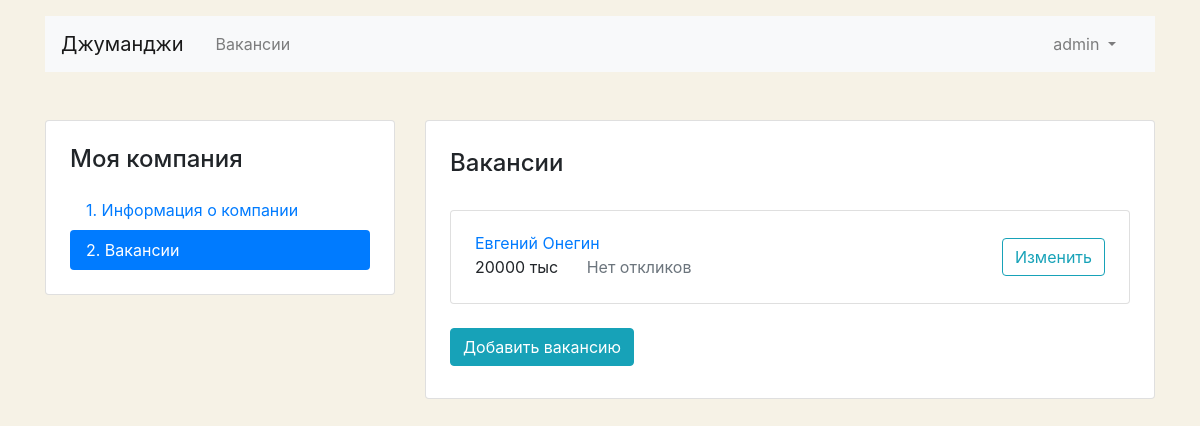
/mycompany/vacancies/ (signed in), run on an earlier commit of the app's database.
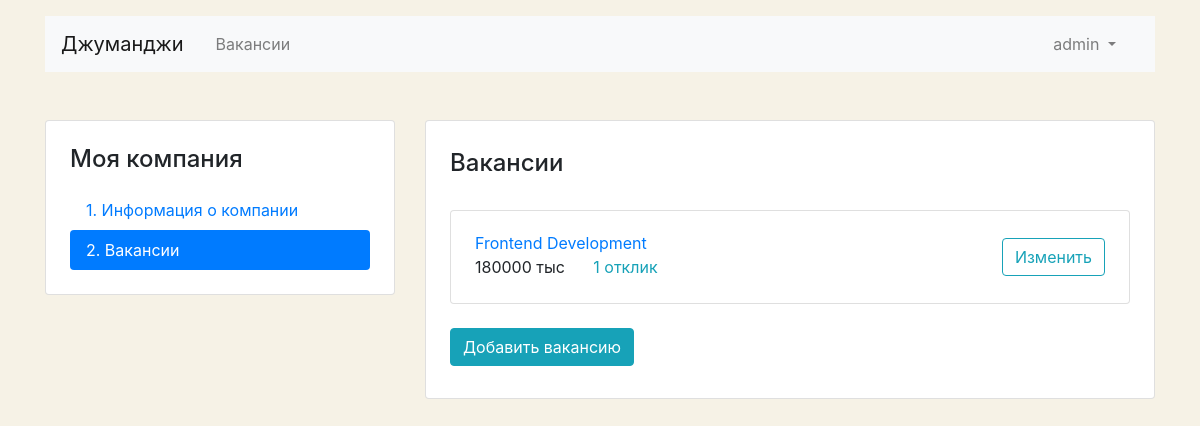
And on a later commit of the database.
### company/models.py (models this page shows, shortened)
class Vacancy(models.Model):
    title = models.CharField(
        max_length=30,
        verbose_name='Название',
    )
    speciality = models.ForeignKey(
        'Speciality',
        related_name='vacancies',
        on_delete=models.CASCADE,
    )
    company = models.ForeignKey(
        'Company',
        related_name='vacancies',
        on_delete=models.CASCADE,
    )
    skills = models.CharField(
        max_length=150,
        verbose_name='Навыки',
    )
    salary_min = models.PositiveSmallIntegerField(
        verbose_name='Мин зарплата',
    )
    salary_max = models.PositiveSmallIntegerField(
        verbose_name='Макс зарплата',
    )
    published = models.DateTimeField(
        default=datetime.now(),
        verbose_name='Опубликовано',
    )
    class Meta:
        verbose_name = 'Вакансия'
        verbose_name_plural = 'Вакансии'

### users/views.py (the view)
# urls.py: path('mycompany/vacancies/', ProfileVacanciesView.as_view(), name='profile_vacancies'),
class ProfileVacanciesView(View):
    def get(self, request):
        try:
            company = Company.objects.get(owner=self.request.user.id)
            context = {
                'vacancies': Vacancy.objects.filter(company=company).annotate(app_count=Count('application'))
            }
            return render(request, 'vacancy/vacancy-list.html', context=context)
        except ObjectDoesNotExist:
            return redirect('/profile/check/')

### company/templatetags/ru_pluralize.py (called while the page is built)
@register.filter()
def ru_pluralize(number: Union[int, str], arg: str = 'дурак, дурака, дураков'):
    nominative_singular, genitive_singular, genitive_plural = arg.split(',')
    number = abs(int(number))
    if 10 <= number % 100 <= 20:
        return f'{number} {genitive_plural}'
    if number % 10 == 1:
        return f'{number} {nominative_singular}'
    if 2 <= number % 10 <= 4:
        return f'{number} {genitive_singular}'
    return f'{number} {genitive_plural}'

### templates/vacancy/vacancy-list.html (shortened to what this page needs)
{% extends 'base/base.html' %}
{% load ru_pluralize %}
{% block content %}
    <main class="container mt-3 pb-5">
        <div class="row mt-5">
            <div class="col-12 col-lg-4">
                <aside class="pt-3 pb-4 px-4 mb-5 card">
                    <h1 class="h4 pt-2 pb-2">Моя компания</h1>
                    <div class="nav flex-column nav-pills">
                        <a class="nav-link" href="{% url 'profile_company' %}">1. Информация о&nbsp;компании</a>
                        <a class="nav-link active" href="{% url 'profile_vacancies' %}">2. Вакансии</a>
                    </div>
                </aside>
            </div>
            <div class="col-12 col-lg-8">
                <div class="card">
                    <div class="card-body px-4 pb-4">
                        <section class="tab-pane fade show active">
                            <h2 class="h4 pt-2 pb-3">Вакансии</h2>
                            {% for item in vacancies %}
                                <div class="card mt-3">
                                    <div class="card-body px-4">
                                        <div class="row align-items-center">
                                            <div class="col-6 col-lg-8">
                                                <a href="#" class="mb-1">{{ item.title }}</a>
                                                <p class="mb-1">
                                                    <span class="mr-4">{{ item.salary_max }} тыс</span>
                                                    {% if item.app_count == 0 %}
                                                        <span class="text-muted">Нет откликов</span>
                                                    {% else %}
                                                        <a href="{% url 'edit_vacancy' pk=item.pk %}"
                                                           class="text-info">
                                                            {{ item.app_count|ru_pluralize:"отклик, отклика, откликов" }}
                                                        </a>
                                                    {% endif %}
                                                </p>
                                            </div>
                                            <div class="col-6 col-lg-4 text-right">
                                                <a href="{% url 'edit_vacancy' pk=item.pk %}"
                                                   class="btn btn-outline-info">Изменить</a>
                                            </div>
                                        </div>
                                    </div>
                                </div>
                            {% endfor %}
                        </section>
                        <a href="{% url 'create_vacancy' %}" class="btn btn-info mt-4 mb-2">Добавить вакансию</a>
                    </div>
                </div>
            </div>
        </div>
    </main>
{% endblock %}

What changed in the data, as far as the page shows it:
removed Vacancy: title "Евгений Онегин", salary_max "20000", shows "Нет откликов"
added Vacancy: title "Frontend Development", salary_max "180000", app_count|ru_pluralize "1 отклик"
